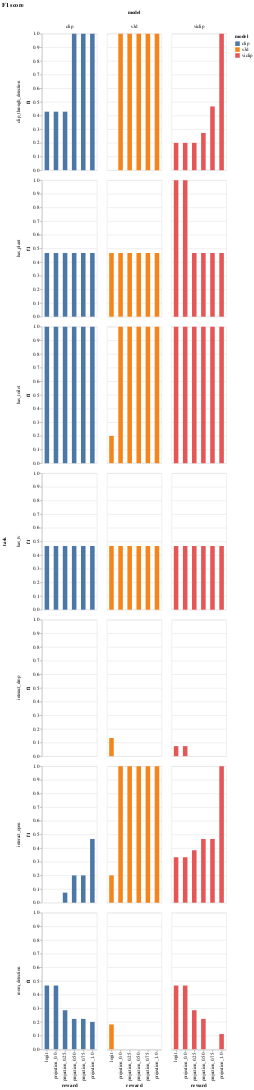

Notebook code cell kept with this figure:
### Markdown cell above
Now that we have a table with metrics, we can plot it. We use `altair` because it allows for the type of interactivity we need later.

### Code cell
def plot_metric(metric_name):
    return (
        alt.Chart(metrics.to_pandas())
        .mark_bar(width=10)
        .encode(
            x="reward",
            y=metric_name,
            color="model",
            tooltip=[metric_name, "model", "reward"],
        )
        .facet(column="model", row="task")
        .properties(title="F1 score")
    )


plot_metric("f1")

### Figure 1 — Vega-Lite specification as saved in the notebook (floating-point values rounded to 4 significant figures)
{"config": {"view": {"continuousWidth": 300, "continuousHeight": 300}}, "data": {"name": "data-9bcc270e23280d75e2e9511a65caed52"}, "facet": {"column": {"field": "model", "type": "nominal"}, "row": {"field": "task", "type": "nominal"}}, "spec": {"mark": {"type": "bar", "width": 10}, "encoding": {"color": {"field": "model", "type": "nominal"}, "tooltip": [{"field": "f1", "type": "quantitative"}, {"field": "model", "type": "nominal"}, {"field": "reward", "type": "nominal"}], "x": {"field": "reward", "type": "nominal"}, "y": {"field": "f1", "type": "quantitative"}}}, "title": "F1 score", "$schema": "https://vega.github.io/schema/vega-lite/v5.16.3.json", "datasets": {"data-9bcc270e23280d75e2e9511a65caed52": [{"task": "room_detection", "model": "clip", "reward": "logit", "f1": 0.4667}, {"task": "room_detection", "model": "clip", "reward": "projection_0.0", "f1": 0.4667}, {"task": "room_detection", "model": "clip", "reward": "projection_0.25", "f1": 0.2857}, {"task": "room_detection", "model": "clip", "reward": "projection_0.50", "f1": 0.2222}, {"task": "room_detection", "model": "clip", "reward": "projection_0.75", "f1": 0.2222}, {"task": "room_detection", "model": "clip", "reward": "projection_1.0", "f1": 0.2}, {"task": "clip_through_detection", "model": "clip", "reward": "logit", "f1": 0.4286}, {"task": "clip_through_detection", "model": "clip", "reward": "projection_0.0", "f1": 0.4286}, {"task": "clip_through_detection", "model": "clip", "reward": "projection_0.25", "f1": 0.4286}, {"task": "clip_through_detection", "model": "clip", "reward": "projection_0.50", "f1": 1.0}, {"task": "clip_through_detection", "model": "clip", "reward": "projection_0.75", "f1": 1.0}, {"task": "clip_through_detection", "model": "clip", "reward": "projection_1.0", "f1": 1.0}, {"task": "has_tv", "model": "clip", "reward": "logit", "f1": 0.4667}, {"task": "has_tv", "model": "clip", "reward": "projection_0.0", "f1": 0.4667}, {"task": "has_tv", "model": "clip", "reward": "projection_0.25", "f1": 0.4667}, {"task": "has_tv", "model": "clip", "reward": "projection_0.50", "f1": 0.4667}, {"task": "has_tv", "model": "clip", "reward": "projection_0.75", "f1": 0.4667}, {"task": "has_tv", "model": "clip", "reward": "projection_1.0", "f1": 0.4667}, {"task": "has_plant", "model": "clip", "reward": "logit", "f1": 0.4667}, {"task": "has_plant", "model": "clip", "reward": "projection_0.0", "f1": 0.4667}, {"task": "has_plant", "model": "clip", "reward": "projection_0.25", "f1": 0.4667}, {"task": "has_plant", "model": "clip", "reward": "projection_0.50", "f1": 0.4667}, {"task": "has_plant", "model": "clip", "reward": "projection_0.75", "f1": 0.4667}, {"task": "has_plant", "model": "clip", "reward": "projection_1.0", "f1": 0.4667}, {"task": "has_toilet", "model": "clip", "reward": "logit", "f1": 1.0}, {"task": "has_toilet", "model": "clip", "reward": "projection_0.0", "f1": 1.0}, {"task": "has_toilet", "model": "clip", "reward": "projection_0.25", "f1": 1.0}, {"task": "has_toilet", "model": "clip", "reward": "projection_0.50", "f1": 1.0}, {"task": "has_toilet", "model": "clip", "reward": "projection_0.75", "f1": 1.0}, {"task": "has_toilet", "model": "clip", "reward": "projection_1.0", "f1": 1.0}, {"task": "interact_drop", "model": "clip", "reward": "logit", "f1": 0.0}, {"task": "interact_drop", "model": "clip", "reward": "projection_0.0", "f1": 0.0}, {"task": "interact_drop", "model": "clip", "reward": "projection_0.25", "f1": 0.0}, {"task": "interact_drop", "model": "clip", "reward": "projection_0.50", "f1": 0.0}, {"task": "interact_drop", "model": "clip", "reward": "projection_0.75", "f1": 0.0}, {"task": "interact_drop", "model": "clip", "reward": "projection_1.0", "f1": 0.0}, {"task": "interact_open", "model": "clip", "reward": "logit", "f1": 0.0}, {"task": "interact_open", "model": "clip", "reward": "projection_0.0", "f1": 0.0}, {"task": "interact_open", "model": "clip", "reward": "projection_0.25", "f1": 0.07407}, {"task": "interact_open", "model": "clip", "reward": "projection_0.50", "f1": 0.2}, {"task": "interact_open", "model": "clip", "reward": "projection_0.75", "f1": 0.2}, {"task": "interact_open", "model": "clip", "reward": "projection_1.0", "f1": 0.4667}, {"task": "room_detection", "model": "viclip", "reward": "logit", "f1": 0.4667}, {"task": "room_detection", "model": "viclip", "reward": "projection_0.0", "f1": 0.4667}, {"task": "room_detection", "model": "viclip", "reward": "projection_0.25", "f1": 0.2857}, {"task": "room_detection", "model": "viclip", "reward": "projection_0.50", "f1": 0.2222}, {"task": "room_detection", "model": "viclip", "reward": "projection_0.75", "f1": 0.0}, {"task": "room_detection", "model": "viclip", "reward": "projection_1.0", "f1": 0.1111}, {"task": "clip_through_detection", "model": "viclip", "reward": "logit", "f1": 0.2}, {"task": "clip_through_detection", "model": "viclip", "reward": "projection_0.0", "f1": 0.2}, {"task": "clip_through_detection", "model": "viclip", "reward": "projection_0.25", "f1": 0.2}, {"task": "clip_through_detection", "model": "viclip", "reward": "projection_0.50", "f1": 0.2727}, {"task": "clip_through_detection", "model": "viclip", "reward": "projection_0.75", "f1": 0.4667}, {"task": "clip_through_detection", "model": "viclip", "reward": "projection_1.0", "f1": 1.0}, {"task": "has_tv", "model": "viclip", "reward": "logit", "f1": 0.4667}, {"task": "has_tv", "model": "viclip", "reward": "projection_0.0", "f1": 0.4667}, {"task": "has_tv", "model": "viclip", "reward": "projection_0.25", "f1": 0.4667}, {"task": "has_tv", "model": "viclip", "reward": "projection_0.50", "f1": 0.4667}, {"task": "has_tv", "model": "viclip", "reward": "projection_0.75", "f1": 0.4667}, {"task": "has_tv", "model": "viclip", "reward": "projection_1.0", "f1": 0.4667}, {"task": "has_plant", "model": "viclip", "reward": "logit", "f1": 1.0}, {"task": "has_plant", "model": "viclip", "reward": "projection_0.0", "f1": 1.0}, {"task": "has_plant", "model": "viclip", "reward": "projection_0.25", "f1": 0.4667}, {"task": "has_plant", "model": "viclip", "reward": "projection_0.50", "f1": 0.4667}, {"task": "has_plant", "model": "viclip", "reward": "projection_0.75", "f1": 0.4667}, {"task": "has_plant", "model": "viclip", "reward": "projection_1.0", "f1": 0.4667}, {"task": "has_toilet", "model": "viclip", "reward": "logit", "f1": 1.0}, {"task": "has_toilet", "model": "viclip", "reward": "projection_0.0", "f1": 1.0}, {"task": "has_toilet", "model": "viclip", "reward": "projection_0.25", "f1": 1.0}, {"task": "has_toilet", "model": "viclip", "reward": "projection_0.50", "f1": 1.0}, {"task": "has_toilet", "model": "viclip", "reward": "projection_0.75", "f1": 1.0}, {"task": "has_toilet", "model": "viclip", "reward": "projection_1.0", "f1": 1.0}, {"task": "interact_drop", "model": "viclip", "reward": "logit", "f1": 0.07407}, {"task": "interact_drop", "model": "viclip", "reward": "projection_0.0", "f1": 0.07407}, {"task": "interact_drop", "model": "viclip", "reward": "projection_0.25", "f1": 0.0}, {"task": "interact_drop", "model": "viclip", "reward": "projection_0.50", "f1": 0.0}, {"task": "interact_drop", "model": "viclip", "reward": "projection_0.75", "f1": 0.0}, {"task": "interact_drop", "model": "viclip", "reward": "projection_1.0", "f1": 0.0}, {"task": "interact_open", "model": "viclip", "reward": "logit", "f1": 0.3333}, {"task": "interact_open", "model": "viclip", "reward": "projection_0.0", "f1": 0.3333}, {"task": "interact_open", "model": "viclip", "reward": "projection_0.25", "f1": 0.3846}, {"task": "interact_open", "model": "viclip", "reward": "projection_0.50", "f1": 0.4667}, {"task": "interact_open", "model": "viclip", "reward": "projection_0.75", "f1": 0.4667}, {"task": "interact_open", "model": "viclip", "reward": "projection_1.0", "f1": 1.0}, {"task": "room_detection", "model": "s3d", "reward": "logit", "f1": 0.1818}, {"task": "room_detection", "model": "s3d", "reward": "projection_0.0", "f1": 0.0}, {"task": "room_detection", "model": "s3d", "reward": "projection_0.25", "f1": 0.0}, {"task": "room_detection", "model": "s3d", "reward": "projection_0.50", "f1": 0.0}, {"task": "room_detection", "model": "s3d", "reward": "projection_0.75", "f1": 0.0}, {"task": "room_detection", "model": "s3d", "reward": "projection_1.0", "f1": 0.0}, {"task": "clip_through_detection", "model": "s3d", "reward": "logit", "f1": 0.0}, {"task": "clip_through_detection", "model": "s3d", "reward": "projection_0.0", "f1": 1.0}, {"task": "clip_through_detection", "model": "s3d", "reward": "projection_0.25", "f1": 1.0}, {"task": "clip_through_detection", "model": "s3d", "reward": "projection_0.50", "f1": 1.0}, {"task": "clip_through_detection", "model": "s3d", "reward": "projection_0.75", "f1": 1.0}, {"task": "clip_through_detection", "model": "s3d", "reward": "projection_1.0", "f1": 1.0}, {"task": "has_tv", "model": "s3d", "reward": "logit", "f1": 0.4667}, {"task": "has_tv", "model": "s3d", "reward": "projection_0.0", "f1": 0.4667}, {"task": "has_tv", "model": "s3d", "reward": "projection_0.25", "f1": 0.4667}, {"task": "has_tv", "model": "s3d", "reward": "projection_0.50", "f1": 0.4667}, {"task": "has_tv", "model": "s3d", "reward": "projection_0.75", "f1": 0.4667}, {"task": "has_tv", "model": "s3d", "reward": "projection_1.0", "f1": 0.4667}, {"task": "has_plant", "model": "s3d", "reward": "logit", "f1": 0.4667}, {"task": "has_plant", "model": "s3d", "reward": "projection_0.0", "f1": 0.4667}, {"task": "has_plant", "model": "s3d", "reward": "projection_0.25", "f1": 0.4667}, {"task": "has_plant", "model": "s3d", "reward": "projection_0.50", "f1": 0.4667}, {"task": "has_plant", "model": "s3d", "reward": "projection_0.75", "f1": 0.4667}, {"task": "has_plant", "model": "s3d", "reward": "projection_1.0", "f1": 0.4667}, {"task": "has_toilet", "model": "s3d", "reward": "logit", "f1": 0.2}, {"task": "has_toilet", "model": "s3d", "reward": "projection_0.0", "f1": 1.0}, {"task": "has_toilet", "model": "s3d", "reward": "projection_0.25", "f1": 1.0}, {"task": "has_toilet", "model": "s3d", "reward": "projection_0.50", "f1": 1.0}, {"task": "has_toilet", "model": "s3d", "reward": "projection_0.75", "f1": 1.0}, {"task": "has_toilet", "model": "s3d", "reward": "projection_1.0", "f1": 1.0}, {"task": "interact_drop", "model": "s3d", "reward": "logit", "f1": 0.1333}, {"task": "interact_drop", "model": "s3d", "reward": "projection_0.0", "f1": 0.0}, {"task": "interact_drop", "model": "s3d", "reward": "projection_0.25", "f1": 0.0}, {"task": "interact_drop", "model": "s3d", "reward": "projection_0.50", "f1": 0.0}, {"task": "interact_drop", "model": "s3d", "reward": "projection_0.75", "f1": 0.0}, {"task": "interact_drop", "model": "s3d", "reward": "projection_1.0", "f1": 0.0}, {"task": "interact_open", "model": "s3d", "reward": "logit", "f1": 0.2}, {"task": "interact_open", "model": "s3d", "reward": "projection_0.0", "f1": 1.0}, {"task": "interact_open", "model": "s3d", "reward": "projection_0.25", "f1": 1.0}, {"task": "interact_open", "model": "s3d", "reward": "projection_0.50", "f1": 1.0}, {"task": "interact_open", "model": "s3d", "reward": "projection_0.75", "f1": 1.0}, {"task": "interact_open", "model": "s3d", "reward": "projection_1.0", "f1": 1.0}]}}
